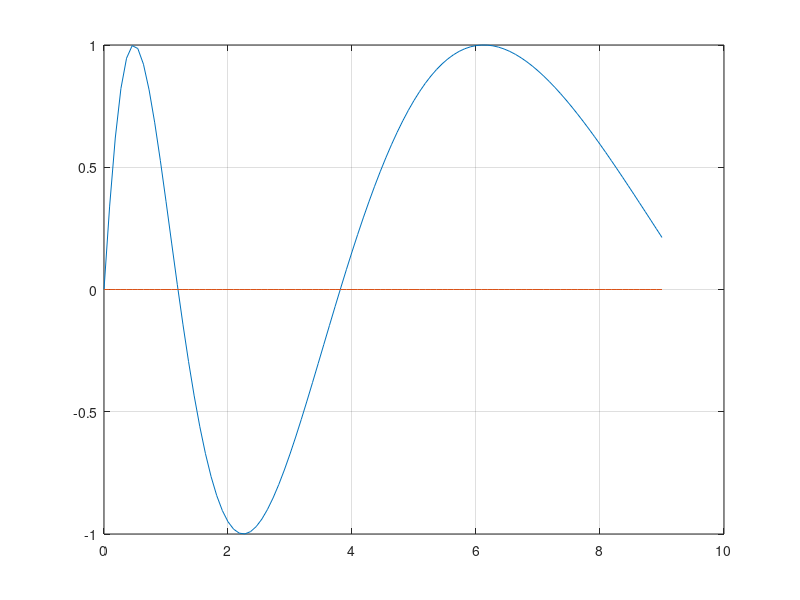

The MATLAB script that drew this image:
function ej36p3

x = linspace (0,9);
f = @(x) sin(4.*log(x+1));

ox = @(x) 0*ones(size (x));

plot (x,f(x), x, ox(x))
grid on

x1 = fzero (f,1);
x2 = fzero (f, 3);

g = @(x) -1*f(x);

A1 = integral (f, 0,x1);
A2 = integral (g, x1,x2);
A3 = integral (f,x2,9);

A = A1 + A2 + A3;
disp ('El área total es: ')
disp (A)
